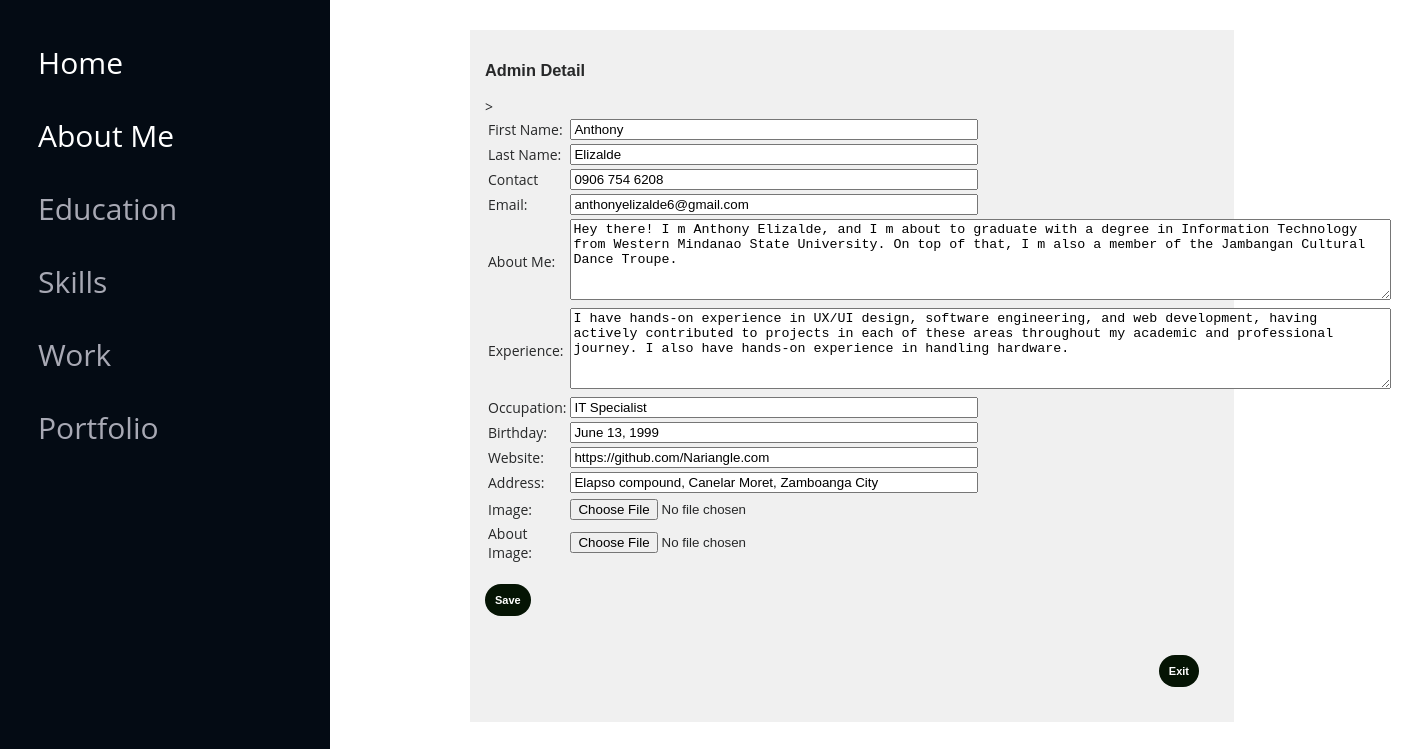
The app's page /admin/abtMe/edt.php with its own data.
### tables this page shows
CREATE TABLE `userinfo` (
  `me` longtext DEFAULT NULL,
  `address` varchar(300) DEFAULT NULL,
  `birthday` varchar(200) DEFAULT NULL,
  `contact` varchar(200) DEFAULT NULL,
  `email` varchar(200) DEFAULT NULL,
  `experience` longtext DEFAULT NULL,
  `firstName` varchar(100) DEFAULT NULL,
  `lastName` varchar(100) DEFAULT NULL,
  `occupancy` varchar(200) DEFAULT NULL,
  `socials` varchar(200) DEFAULT NULL,
  `id` int(10) UNSIGNED NOT NULL,
  `img` varchar(200) DEFAULT NULL,
  `aboutimage` varchar(200) DEFAULT NULL
);

### admin/abtMe/edt.php (the view, shortened to what this page needs)
<?php
include '../../database.php';
?>
<!DOCTYPE html>
<html lang="en">
<head>
    <link href="../styles.css" rel="stylesheet" />
</head>
<body>
<header id="header">
    <nav id="navbar" class="nav-menu navbar">
      <div>
      <ul>
        <li><a href="../index.php" class="nav-link scrollto active"><i class="bx bx-home"></i> <span>Home</span></a></li>
        <li><a href="../abtMe/edt.php" class="nav-link scrollto active"><i class="bx bx-home"></i> <span>About Me</span></a></li>
        <li><a href="../educ/edt.php" class="nav-link scrollto"><i class="bx bx-user"></i> <span>Education</span></a></li>
        <li><a href="../skill/edt.php" class="nav-link scrollto"><i class="bx bx-user"></i> <span>Skills</span></a></li>
        <li><a href="../work/edt.php" class="nav-link scrollto"><i class="bx bx-user"></i> <span>Work</span></a></li>
        <li><a href="../portfolio/gallery.php" class="nav-link scrollto"><i class="bx bx-book-content"></i> <span>Portfolio</span></a></li>
      </ul>
</Div>
</header>
<main id="main">
    <div class="container">
        <?php
        $sql = "SELECT * FROM `userinfo` WHERE id = 1";
        $result = mysqli_query($connect, $sql);
        $row = mysqli_fetch_assoc($result);
        ?>
        <div>
            <h3>Admin Detail</h3>
            <form action="" method="post" enctype="multipart/form-data">>
                <table>
                    <tr class="formtable">
                        <td><label for="">First Name:</label></td>
                        <td><input class="form" type="text" name="fname" value="<?php echo $row['firstName'] ?>"></td>
                    </tr>
                    <tr class="formtable">
                        <td><label for="">Last Name:</label></td>
                        <td><input class="form" type="text" name="lname" value="<?php echo $row['lastName'] ?>"></td>
                    </tr>
                    <tr class="formtable">
                        <td><label for="">Contact</label></td>
                        <td><input class="form" type="text" name="cnt" value="<?php echo $row['contact'] ?>"></td>
                    </tr>
                    <tr class="formtable">
                        <td><label for="">Email:</label></td>
                        <td> <input class="form" type="text" name="eml" value="<?php echo $row['email'] ?>"></td>
                    </tr>
                    <tr class="formtable">
                        <td><label for="">About Me:</label></td>
                        <td><textarea rows="5" cols="100" type="text" name="abtme" ?><?php echo $row['me'] ?></textarea></td>
                    </tr>
                    <tr class="formtable">
                        <td><label for="">Experience:</label></td>
                        <td> <textarea rows="5" cols="100" type="text" name="exp" ?><?php echo $row['experience'] ?></textarea></td>
                    </tr>
                    <tr class="formtable">
                        <td><label for="">Occupation:</label></td>
                        <td> <input class="form" type="text" name="ocp" value="<?php echo $row['occupancy'] ?>"></td>
                    </tr>
                    <tr class="formtable">
                        <td><label for="">Birthday:</label></td>
                        <td> <input class="form" type="text" name="bday" value="<?php echo $row['birthday'] ?>"></td>
                    </tr>
                    <tr class="formtable">
                        <td><label for="">Website:</label></td>
                        <td> <input class="form" type="text" name="web" value="<?php echo $row['socials'] ?>"></td>
                    </tr>
                    <tr class="formtable">
                        <td><label for="">Address:</label></td>
                        <td> <input class="form" type="text" name="addr" value="<?php echo $row['address'] ?>"></td>
                    </tr>
                    <tr>
                    <tr>
    <td><label for="image">Image:</label></td>
    <td><input type="file" name="image" id="image"></td>
</tr>
<tr>
    <td><label for="aboutimage">About Image:</label></td>
    <td><input type="file" name="aboutimage" id="aboutimage"></td>
</tr>
                </table>
                <br>
                <div>
                    <button type=" submit" name="submit">Save</button>
                </div>
            </form>
            <br>
            <div style="padding: 20px; display: flex; justify-content: right;"><a href="../index.php"> <button>Exit</button></a></div>
        </div>
    </div>
    </main>
</body>
</html>

### admin/styles.css (style rules this page uses)
.form { width: 400px; }
.nav-menu { padding: 30px 0 0 0; }
.nav-menu * { margin: 0; padding: 0; list-style: none; }
.nav-menu a, .nav-menu a:focus { display: flex; align-items: center; color: #a8a9b4; padding: 12px 15px; margin-bottom: 8px; transition: 0.3s; font-size: 300px; }
.nav-menu a:hover, .nav-menu .active, .nav-menu .active:focus, .nav-menu li:hover > a { text-decoration: none; color: #fff; }
body { font-family: Calibri; font-size: 14px; padding: 0; margin: 0; width: 100%; background: url("../assets/img/Background.jpg") top center; background-size: cover; }
button { border-radius: 20px; border: 0px solid; padding: 10px; font-weight: bold; background-color: #051404; color: rgb(255, 255, 255); font-size: 11px; }
.container { background-color: rgb(240, 240, 240); margin-left: 170px; margin-right: 170px; margin-top: 30px; margin-bottom: 30px; padding: 15px; }
.formtable { margin: 10px; padding: 10px; }
body { font-family: "Open Sans", sans-serif; color: #272829; }
a { color: #149ddd; text-decoration: none; }
h1, h2, h3, h4, h5, h6 { font-family: "Raleway", sans-serif; }
#header { position: fixed; top: 0; left: 0; bottom: 0; width: 300px; transition: all ease-in-out 0.5s; z-index: 9997; transition: all 0.5s; padding: 0 15px; background: #040b14; overflow-y: auto; }
#main { margin-left: 300px; }
.nav-menu a, .nav-menu a:focus { display: flex; align-items: center; color: #a8a9b4; padding: 12px 15px; margin-bottom: 8px; transition: 0.3s; font-size: 30px; }

### records on screen
userinfo: fname "Anthony", lname "Elizalde", cnt "0906 754 6208", eml "anthonyelizalde6@gmail.com", abtme "Hey there! I m Anthony Elizalde, and I m about to graduate with a degree in Information Technology from Western Mindanao State University. On top of that, I m also a member of the Jambangan Cultural Dance Troupe.", exp "I have hands-on experience in UX/UI design, software engineering, and web development, having actively contributed to projects in each of these areas throughout my academic and professional journey. I also have hands-on experience in handling hardware.", ocp "IT Specialist", bday "June 13, 1999", web "https://github.com/Nariangle.com", addr "Elapso compound, Canelar Moret, Zamboanga City"
